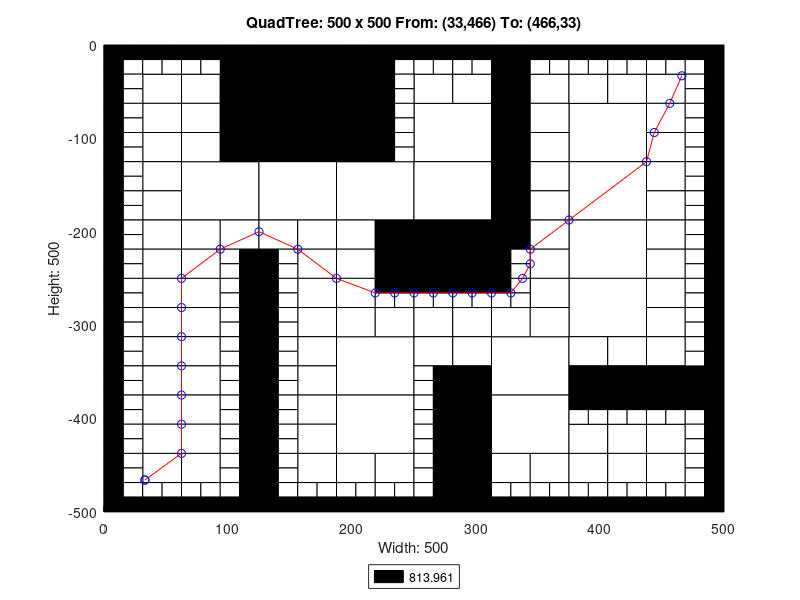

This figure's MATLAB source:
axis([0 500 -500 0]);
title('QuadTree: 500 x 500 From: (33,466) To: (466,33)');
xlabel('Width: 500');
ylabel('Height: 500');
rectangle('Position',[125 -62.5 62.5 62.5], 'FaceColor',[0 0 0]);
rectangle('Position',[125 -125 62.5 62.5], 'FaceColor',[0 0 0]);
rectangle('Position',[62.5 -187.5 62.5 62.5], 'FaceColor',[1 1 1]);
rectangle('Position',[125 -187.5 62.5 62.5], 'FaceColor',[1 1 1]);
rectangle('Position',[187.5 -187.5 62.5 62.5], 'FaceColor',[1 1 1]);
rectangle('Position',[250 -125 62.5 62.5], 'FaceColor',[1 1 1]);
rectangle('Position',[375 -125 62.5 62.5], 'FaceColor',[1 1 1]);
rectangle('Position',[250 -187.5 62.5 62.5], 'FaceColor',[1 1 1]);
rectangle('Position',[250 -250 62.5 62.5], 'FaceColor',[0 0 0]);
rectangle('Position',[375 -187.5 62.5 62.5], 'FaceColor',[1 1 1]);
rectangle('Position',[375 -250 62.5 62.5], 'FaceColor',[1 1 1]);
rectangle('Position',[187.5 -375 62.5 62.5], 'FaceColor',[1 1 1]);
rectangle('Position',[187.5 -437.5 62.5 62.5], 'FaceColor',[1 1 1]);
rectangle('Position',[312.5 -375 62.5 62.5], 'FaceColor',[1 1 1]);
rectangle('Position',[375 -312.5 62.5 62.5], 'FaceColor',[1 1 1]);
rectangle('Position',[312.5 -437.5 62.5 62.5], 'FaceColor',[1 1 1]);
rectangle('Position',[31.25 -62.5 31.25 31.25], 'FaceColor',[1 1 1]);
rectangle('Position',[93.75 -31.25 31.25 31.25], 'FaceColor',[0 0 0]);
rectangle('Position',[62.5 -62.5 31.25 31.25], 'FaceColor',[1 1 1]);
rectangle('Position',[93.75 -62.5 31.25 31.25], 'FaceColor',[0 0 0]);
rectangle('Position',[31.25 -93.75 31.25 31.25], 'FaceColor',[1 1 1]);
rectangle('Position',[31.25 -125 31.25 31.25], 'FaceColor',[1 1 1]);
rectangle('Position',[62.5 -93.75 31.25 31.25], 'FaceColor',[1 1 1]);
rectangle('Position',[93.75 -93.75 31.25 31.25], 'FaceColor',[0 0 0]);
rectangle('Position',[62.5 -125 31.25 31.25], 'FaceColor',[1 1 1]);
rectangle('Position',[93.75 -125 31.25 31.25], 'FaceColor',[0 0 0]);
rectangle('Position',[187.5 -31.25 31.25 31.25], 'FaceColor',[0 0 0]);
rectangle('Position',[187.5 -62.5 31.25 31.25], 'FaceColor',[0 0 0]);
rectangle('Position',[187.5 -93.75 31.25 31.25], 'FaceColor',[0 0 0]);
rectangle('Position',[187.5 -125 31.25 31.25], 'FaceColor',[0 0 0]);
rectangle('Position',[31.25 -156.25 31.25 31.25], 'FaceColor',[1 1 1]);
rectangle('Position',[31.25 -187.5 31.25 31.25], 'FaceColor',[1 1 1]);
rectangle('Position',[31.25 -218.75 31.25 31.25], 'FaceColor',[1 1 1]);
rectangle('Position',[31.25 -250 31.25 31.25], 'FaceColor',[1 1 1]);
rectangle('Position',[62.5 -218.75 31.25 31.25], 'FaceColor',[1 1 1]);
rectangle('Position',[93.75 -218.75 31.25 31.25], 'FaceColor',[1 1 1]);
rectangle('Position',[62.5 -250 31.25 31.25], 'FaceColor',[1 1 1]);
rectangle('Position',[125 -218.75 31.25 31.25], 'FaceColor',[1 1 1]);
rectangle('Position',[156.25 -218.75 31.25 31.25], 'FaceColor',[1 1 1]);
rectangle('Position',[156.25 -250 31.25 31.25], 'FaceColor',[1 1 1]);
rectangle('Position',[187.5 -218.75 31.25 31.25], 'FaceColor',[1 1 1]);
rectangle('Position',[218.75 -218.75 31.25 31.25], 'FaceColor',[0 0 0]);
rectangle('Position',[187.5 -250 31.25 31.25], 'FaceColor',[1 1 1]);
rectangle('Position',[218.75 -250 31.25 31.25], 'FaceColor',[0 0 0]);
rectangle('Position',[250 -62.5 31.25 31.25], 'FaceColor',[1 1 1]);
rectangle('Position',[281.25 -62.5 31.25 31.25], 'FaceColor',[1 1 1]);
rectangle('Position',[312.5 -31.25 31.25 31.25], 'FaceColor',[0 0 0]);
rectangle('Position',[312.5 -62.5 31.25 31.25], 'FaceColor',[0 0 0]);
rectangle('Position',[343.75 -62.5 31.25 31.25], 'FaceColor',[1 1 1]);
rectangle('Position',[312.5 -93.75 31.25 31.25], 'FaceColor',[0 0 0]);
rectangle('Position',[343.75 -93.75 31.25 31.25], 'FaceColor',[1 1 1]);
rectangle('Position',[312.5 -125 31.25 31.25], 'FaceColor',[0 0 0]);
rectangle('Position',[343.75 -125 31.25 31.25], 'FaceColor',[1 1 1]);
rectangle('Position',[375 -62.5 31.25 31.25], 'FaceColor',[1 1 1]);
rectangle('Position',[406.25 -62.5 31.25 31.25], 'FaceColor',[1 1 1]);
rectangle('Position',[437.5 -62.5 31.25 31.25], 'FaceColor',[1 1 1]);
rectangle('Position',[437.5 -93.75 31.25 31.25], 'FaceColor',[1 1 1]);
rectangle('Position',[437.5 -125 31.25 31.25], 'FaceColor',[1 1 1]);
rectangle('Position',[312.5 -156.25 31.25 31.25], 'FaceColor',[0 0 0]);
rectangle('Position',[343.75 -156.25 31.25 31.25], 'FaceColor',[1 1 1]);
rectangle('Position',[312.5 -187.5 31.25 31.25], 'FaceColor',[0 0 0]);
rectangle('Position',[343.75 -187.5 31.25 31.25], 'FaceColor',[1 1 1]);
rectangle('Position',[312.5 -218.75 31.25 31.25], 'FaceColor',[0 0 0]);
rectangle('Position',[343.75 -218.75 31.25 31.25], 'FaceColor',[1 1 1]);
rectangle('Position',[343.75 -250 31.25 31.25], 'FaceColor',[1 1 1]);
rectangle('Position',[437.5 -156.25 31.25 31.25], 'FaceColor',[1 1 1]);
rectangle('Position',[437.5 -187.5 31.25 31.25], 'FaceColor',[1 1 1]);
rectangle('Position',[437.5 -218.75 31.25 31.25], 'FaceColor',[1 1 1]);
rectangle('Position',[437.5 -250 31.25 31.25], 'FaceColor',[1 1 1]);
rectangle('Position',[31.25 -281.25 31.25 31.25], 'FaceColor',[1 1 1]);
rectangle('Position',[31.25 -312.5 31.25 31.25], 'FaceColor',[1 1 1]);
rectangle('Position',[62.5 -281.25 31.25 31.25], 'FaceColor',[1 1 1]);
rectangle('Position',[62.5 -312.5 31.25 31.25], 'FaceColor',[1 1 1]);
rectangle('Position',[31.25 -343.75 31.25 31.25], 'FaceColor',[1 1 1]);
rectangle('Position',[31.25 -375 31.25 31.25], 'FaceColor',[1 1 1]);
rectangle('Position',[62.5 -343.75 31.25 31.25], 'FaceColor',[1 1 1]);
rectangle('Position',[62.5 -375 31.25 31.25], 'FaceColor',[1 1 1]);
rectangle('Position',[156.25 -281.25 31.25 31.25], 'FaceColor',[1 1 1]);
rectangle('Position',[156.25 -312.5 31.25 31.25], 'FaceColor',[1 1 1]);
rectangle('Position',[187.5 -281.25 31.25 31.25], 'FaceColor',[1 1 1]);
rectangle('Position',[187.5 -312.5 31.25 31.25], 'FaceColor',[1 1 1]);
rectangle('Position',[218.75 -312.5 31.25 31.25], 'FaceColor',[1 1 1]);
rectangle('Position',[156.25 -343.75 31.25 31.25], 'FaceColor',[1 1 1]);
rectangle('Position',[156.25 -375 31.25 31.25], 'FaceColor',[1 1 1]);
rectangle('Position',[31.25 -406.25 31.25 31.25], 'FaceColor',[1 1 1]);
rectangle('Position',[31.25 -437.5 31.25 31.25], 'FaceColor',[1 1 1]);
rectangle('Position',[62.5 -406.25 31.25 31.25], 'FaceColor',[1 1 1]);
rectangle('Position',[62.5 -437.5 31.25 31.25], 'FaceColor',[1 1 1]);
rectangle('Position',[31.25 -468.75 31.25 31.25], 'FaceColor',[1 1 1]);
rectangle('Position',[62.5 -468.75 31.25 31.25], 'FaceColor',[1 1 1]);
rectangle('Position',[156.25 -406.25 31.25 31.25], 'FaceColor',[1 1 1]);
rectangle('Position',[156.25 -437.5 31.25 31.25], 'FaceColor',[1 1 1]);
rectangle('Position',[156.25 -468.75 31.25 31.25], 'FaceColor',[1 1 1]);
rectangle('Position',[187.5 -468.75 31.25 31.25], 'FaceColor',[1 1 1]);
rectangle('Position',[218.75 -468.75 31.25 31.25], 'FaceColor',[1 1 1]);
rectangle('Position',[250 -312.5 31.25 31.25], 'FaceColor',[1 1 1]);
rectangle('Position',[281.25 -312.5 31.25 31.25], 'FaceColor',[1 1 1]);
rectangle('Position',[343.75 -281.25 31.25 31.25], 'FaceColor',[1 1 1]);
rectangle('Position',[312.5 -312.5 31.25 31.25], 'FaceColor',[1 1 1]);
rectangle('Position',[343.75 -312.5 31.25 31.25], 'FaceColor',[1 1 1]);
rectangle('Position',[250 -343.75 31.25 31.25], 'FaceColor',[1 1 1]);
rectangle('Position',[281.25 -343.75 31.25 31.25], 'FaceColor',[1 1 1]);
rectangle('Position',[281.25 -375 31.25 31.25], 'FaceColor',[0 0 0]);
rectangle('Position',[437.5 -281.25 31.25 31.25], 'FaceColor',[1 1 1]);
rectangle('Position',[437.5 -312.5 31.25 31.25], 'FaceColor',[1 1 1]);
rectangle('Position',[375 -343.75 31.25 31.25], 'FaceColor',[1 1 1]);
rectangle('Position',[406.25 -343.75 31.25 31.25], 'FaceColor',[1 1 1]);
rectangle('Position',[375 -375 31.25 31.25], 'FaceColor',[0 0 0]);
rectangle('Position',[406.25 -375 31.25 31.25], 'FaceColor',[0 0 0]);
rectangle('Position',[437.5 -343.75 31.25 31.25], 'FaceColor',[1 1 1]);
rectangle('Position',[437.5 -375 31.25 31.25], 'FaceColor',[0 0 0]);
rectangle('Position',[468.75 -375 31.25 31.25], 'FaceColor',[0 0 0]);
rectangle('Position',[281.25 -406.25 31.25 31.25], 'FaceColor',[0 0 0]);
rectangle('Position',[281.25 -437.5 31.25 31.25], 'FaceColor',[0 0 0]);
rectangle('Position',[281.25 -468.75 31.25 31.25], 'FaceColor',[0 0 0]);
rectangle('Position',[281.25 -500 31.25 31.25], 'FaceColor',[0 0 0]);
rectangle('Position',[312.5 -468.75 31.25 31.25], 'FaceColor',[1 1 1]);
rectangle('Position',[343.75 -468.75 31.25 31.25], 'FaceColor',[1 1 1]);
rectangle('Position',[375 -437.5 31.25 31.25], 'FaceColor',[1 1 1]);
rectangle('Position',[406.25 -437.5 31.25 31.25], 'FaceColor',[1 1 1]);
rectangle('Position',[437.5 -437.5 31.25 31.25], 'FaceColor',[1 1 1]);
rectangle('Position',[375 -468.75 31.25 31.25], 'FaceColor',[1 1 1]);
rectangle('Position',[406.25 -468.75 31.25 31.25], 'FaceColor',[1 1 1]);
rectangle('Position',[437.5 -468.75 31.25 31.25], 'FaceColor',[1 1 1]);
rectangle('Position',[0 -15.625 15.625 15.625], 'FaceColor',[0 0 0]);
rectangle('Position',[15.625 -15.625 15.625 15.625], 'FaceColor',[0 0 0]);
rectangle('Position',[0 -31.25 15.625 15.625], 'FaceColor',[0 0 0]);
rectangle('Position',[15.625 -31.25 15.625 15.625], 'FaceColor',[1 1 1]);
rectangle('Position',[31.25 -15.625 15.625 15.625], 'FaceColor',[0 0 0]);
rectangle('Position',[46.875 -15.625 15.625 15.625], 'FaceColor',[0 0 0]);
rectangle('Position',[31.25 -31.25 15.625 15.625], 'FaceColor',[1 1 1]);
rectangle('Position',[46.875 -31.25 15.625 15.625], 'FaceColor',[1 1 1]);
rectangle('Position',[0 -46.875 15.625 15.625], 'FaceColor',[0 0 0]);
rectangle('Position',[15.625 -46.875 15.625 15.625], 'FaceColor',[1 1 1]);
rectangle('Position',[0 -62.5 15.625 15.625], 'FaceColor',[0 0 0]);
rectangle('Position',[15.625 -62.5 15.625 15.625], 'FaceColor',[1 1 1]);
rectangle('Position',[62.5 -15.625 15.625 15.625], 'FaceColor',[0 0 0]);
rectangle('Position',[78.125 -15.625 15.625 15.625], 'FaceColor',[0 0 0]);
rectangle('Position',[62.5 -31.25 15.625 15.625], 'FaceColor',[1 1 1]);
rectangle('Position',[78.125 -31.25 15.625 15.625], 'FaceColor',[1 1 1]);
rectangle('Position',[0 -78.125 15.625 15.625], 'FaceColor',[0 0 0]);
rectangle('Position',[15.625 -78.125 15.625 15.625], 'FaceColor',[1 1 1]);
rectangle('Position',[0 -93.75 15.625 15.625], 'FaceColor',[0 0 0]);
rectangle('Position',[15.625 -93.75 15.625 15.625], 'FaceColor',[1 1 1]);
rectangle('Position',[0 -109.375 15.625 15.625], 'FaceColor',[0 0 0]);
rectangle('Position',[15.625 -109.375 15.625 15.625], 'FaceColor',[1 1 1]);
rectangle('Position',[0 -125 15.625 15.625], 'FaceColor',[0 0 0]);
rectangle('Position',[15.625 -125 15.625 15.625], 'FaceColor',[1 1 1]);
rectangle('Position',[218.75 -15.625 15.625 15.625], 'FaceColor',[0 0 0]);
rectangle('Position',[234.375 -15.625 15.625 15.625], 'FaceColor',[0 0 0]);
rectangle('Position',[218.75 -31.25 15.625 15.625], 'FaceColor',[0 0 0]);
rectangle('Position',[234.375 -31.25 15.625 15.625], 'FaceColor',[1 1 1]);
rectangle('Position',[218.75 -46.875 15.625 15.625], 'FaceColor',[0 0 0]);
rectangle('Position',[234.375 -46.875 15.625 15.625], 'FaceColor',[1 1 1]);
rectangle('Position',[218.75 -62.5 15.625 15.625], 'FaceColor',[0 0 0]);
rectangle('Position',[234.375 -62.5 15.625 15.625], 'FaceColor',[1 1 1]);
rectangle('Position',[218.75 -78.125 15.625 15.625], 'FaceColor',[0 0 0]);
rectangle('Position',[234.375 -78.125 15.625 15.625], 'FaceColor',[1 1 1]);
rectangle('Position',[218.75 -93.75 15.625 15.625], 'FaceColor',[0 0 0]);
rectangle('Position',[234.375 -93.75 15.625 15.625], 'FaceColor',[1 1 1]);
rectangle('Position',[218.75 -109.375 15.625 15.625], 'FaceColor',[0 0 0]);
rectangle('Position',[234.375 -109.375 15.625 15.625], 'FaceColor',[1 1 1]);
rectangle('Position',[218.75 -125 15.625 15.625], 'FaceColor',[0 0 0]);
rectangle('Position',[234.375 -125 15.625 15.625], 'FaceColor',[1 1 1]);
rectangle('Position',[0 -140.625 15.625 15.625], 'FaceColor',[0 0 0]);
rectangle('Position',[15.625 -140.625 15.625 15.625], 'FaceColor',[1 1 1]);
rectangle('Position',[0 -156.25 15.625 15.625], 'FaceColor',[0 0 0]);
rectangle('Position',[15.625 -156.25 15.625 15.625], 'FaceColor',[1 1 1]);
rectangle('Position',[0 -171.875 15.625 15.625], 'FaceColor',[0 0 0]);
rectangle('Position',[15.625 -171.875 15.625 15.625], 'FaceColor',[1 1 1]);
rectangle('Position',[0 -187.5 15.625 15.625], 'FaceColor',[0 0 0]);
rectangle('Position',[15.625 -187.5 15.625 15.625], 'FaceColor',[1 1 1]);
rectangle('Position',[0 -203.125 15.625 15.625], 'FaceColor',[0 0 0]);
rectangle('Position',[15.625 -203.125 15.625 15.625], 'FaceColor',[1 1 1]);
rectangle('Position',[0 -218.75 15.625 15.625], 'FaceColor',[0 0 0]);
rectangle('Position',[15.625 -218.75 15.625 15.625], 'FaceColor',[1 1 1]);
rectangle('Position',[0 -234.375 15.625 15.625], 'FaceColor',[0 0 0]);
rectangle('Position',[15.625 -234.375 15.625 15.625], 'FaceColor',[1 1 1]);
rectangle('Position',[0 -250 15.625 15.625], 'FaceColor',[0 0 0]);
rectangle('Position',[15.625 -250 15.625 15.625], 'FaceColor',[1 1 1]);
rectangle('Position',[93.75 -234.375 15.625 15.625], 'FaceColor',[1 1 1]);
rectangle('Position',[109.375 -234.375 15.625 15.625], 'FaceColor',[0 0 0]);
rectangle('Position',[93.75 -250 15.625 15.625], 'FaceColor',[1 1 1]);
rectangle('Position',[109.375 -250 15.625 15.625], 'FaceColor',[0 0 0]);
rectangle('Position',[125 -234.375 15.625 15.625], 'FaceColor',[0 0 0]);
rectangle('Position',[140.625 -234.375 15.625 15.625], 'FaceColor',[1 1 1]);
rectangle('Position',[125 -250 15.625 15.625], 'FaceColor',[0 0 0]);
rectangle('Position',[140.625 -250 15.625 15.625], 'FaceColor',[1 1 1]);
rectangle('Position',[250 -15.625 15.625 15.625], 'FaceColor',[0 0 0]);
rectangle('Position',[265.625 -15.625 15.625 15.625], 'FaceColor',[0 0 0]);
rectangle('Position',[250 -31.25 15.625 15.625], 'FaceColor',[1 1 1]);
rectangle('Position',[265.625 -31.25 15.625 15.625], 'FaceColor',[1 1 1]);
rectangle('Position',[281.25 -15.625 15.625 15.625], 'FaceColor',[0 0 0]);
rectangle('Position',[296.875 -15.625 15.625 15.625], 'FaceColor',[0 0 0]);
rectangle('Position',[281.25 -31.25 15.625 15.625], 'FaceColor',[1 1 1]);
rectangle('Position',[296.875 -31.25 15.625 15.625], 'FaceColor',[1 1 1]);
rectangle('Position',[343.75 -15.625 15.625 15.625], 'FaceColor',[0 0 0]);
rectangle('Position',[359.375 -15.625 15.625 15.625], 'FaceColor',[0 0 0]);
rectangle('Position',[343.75 -31.25 15.625 15.625], 'FaceColor',[1 1 1]);
rectangle('Position',[359.375 -31.25 15.625 15.625], 'FaceColor',[1 1 1]);
rectangle('Position',[375 -15.625 15.625 15.625], 'FaceColor',[0 0 0]);
rectangle('Position',[390.625 -15.625 15.625 15.625], 'FaceColor',[0 0 0]);
rectangle('Position',[375 -31.25 15.625 15.625], 'FaceColor',[1 1 1]);
rectangle('Position',[390.625 -31.25 15.625 15.625], 'FaceColor',[1 1 1]);
rectangle('Position',[406.25 -15.625 15.625 15.625], 'FaceColor',[0 0 0]);
rectangle('Position',[421.875 -15.625 15.625 15.625], 'FaceColor',[0 0 0]);
rectangle('Position',[406.25 -31.25 15.625 15.625], 'FaceColor',[1 1 1]);
rectangle('Position',[421.875 -31.25 15.625 15.625], 'FaceColor',[1 1 1]);
rectangle('Position',[437.5 -15.625 15.625 15.625], 'FaceColor',[0 0 0]);
rectangle('Position',[453.125 -15.625 15.625 15.625], 'FaceColor',[0 0 0]);
rectangle('Position',[437.5 -31.25 15.625 15.625], 'FaceColor',[1 1 1]);
rectangle('Position',[453.125 -31.25 15.625 15.625], 'FaceColor',[1 1 1]);
rectangle('Position',[468.75 -15.625 15.625 15.625], 'FaceColor',[0 0 0]);
rectangle('Position',[484.375 -15.625 15.625 15.625], 'FaceColor',[0 0 0]);
rectangle('Position',[468.75 -31.25 15.625 15.625], 'FaceColor',[1 1 1]);
rectangle('Position',[484.375 -31.25 15.625 15.625], 'FaceColor',[0 0 0]);
rectangle('Position',[468.75 -46.875 15.625 15.625], 'FaceColor',[1 1 1]);
rectangle('Position',[484.375 -46.875 15.625 15.625], 'FaceColor',[0 0 0]);
rectangle('Position',[468.75 -62.5 15.625 15.625], 'FaceColor',[1 1 1]);
rectangle('Position',[484.375 -62.5 15.625 15.625], 'FaceColor',[0 0 0]);
rectangle('Position',[468.75 -78.125 15.625 15.625], 'FaceColor',[1 1 1]);
rectangle('Position',[484.375 -78.125 15.625 15.625], 'FaceColor',[0 0 0]);
rectangle('Position',[468.75 -93.75 15.625 15.625], 'FaceColor',[1 1 1]);
rectangle('Position',[484.375 -93.75 15.625 15.625], 'FaceColor',[0 0 0]);
rectangle('Position',[468.75 -109.375 15.625 15.625], 'FaceColor',[1 1 1]);
rectangle('Position',[484.375 -109.375 15.625 15.625], 'FaceColor',[0 0 0]);
rectangle('Position',[468.75 -125 15.625 15.625], 'FaceColor',[1 1 1]);
rectangle('Position',[484.375 -125 15.625 15.625], 'FaceColor',[0 0 0]);
rectangle('Position',[312.5 -234.375 15.625 15.625], 'FaceColor',[0 0 0]);
rectangle('Position',[328.125 -234.375 15.625 15.625], 'FaceColor',[1 1 1]);
rectangle('Position',[312.5 -250 15.625 15.625], 'FaceColor',[0 0 0]);
rectangle('Position',[328.125 -250 15.625 15.625], 'FaceColor',[1 1 1]);
rectangle('Position',[468.75 -140.625 15.625 15.625], 'FaceColor',[1 1 1]);
rectangle('Position',[484.375 -140.625 15.625 15.625], 'FaceColor',[0 0 0]);
rectangle('Position',[468.75 -156.25 15.625 15.625], 'FaceColor',[1 1 1]);
rectangle('Position',[484.375 -156.25 15.625 15.625], 'FaceColor',[0 0 0]);
rectangle('Position',[468.75 -171.875 15.625 15.625], 'FaceColor',[1 1 1]);
rectangle('Position',[484.375 -171.875 15.625 15.625], 'FaceColor',[0 0 0]);
rectangle('Position',[468.75 -187.5 15.625 15.625], 'FaceColor',[1 1 1]);
rectangle('Position',[484.375 -187.5 15.625 15.625], 'FaceColor',[0 0 0]);
rectangle('Position',[468.75 -203.125 15.625 15.625], 'FaceColor',[1 1 1]);
rectangle('Position',[484.375 -203.125 15.625 15.625], 'FaceColor',[0 0 0]);
rectangle('Position',[468.75 -218.75 15.625 15.625], 'FaceColor',[1 1 1]);
rectangle('Position',[484.375 -218.75 15.625 15.625], 'FaceColor',[0 0 0]);
rectangle('Position',[468.75 -234.375 15.625 15.625], 'FaceColor',[1 1 1]);
rectangle('Position',[484.375 -234.375 15.625 15.625], 'FaceColor',[0 0 0]);
rectangle('Position',[468.75 -250 15.625 15.625], 'FaceColor',[1 1 1]);
rectangle('Position',[484.375 -250 15.625 15.625], 'FaceColor',[0 0 0]);
rectangle('Position',[0 -265.625 15.625 15.625], 'FaceColor',[0 0 0]);
rectangle('Position',[15.625 -265.625 15.625 15.625], 'FaceColor',[1 1 1]);
rectangle('Position',[0 -281.25 15.625 15.625], 'FaceColor',[0 0 0]);
rectangle('Position',[15.625 -281.25 15.625 15.625], 'FaceColor',[1 1 1]);
rectangle('Position',[0 -296.875 15.625 15.625], 'FaceColor',[0 0 0]);
rectangle('Position',[15.625 -296.875 15.625 15.625], 'FaceColor',[1 1 1]);
rectangle('Position',[0 -312.5 15.625 15.625], 'FaceColor',[0 0 0]);
rectangle('Position',[15.625 -312.5 15.625 15.625], 'FaceColor',[1 1 1]);
rectangle('Position',[93.75 -265.625 15.625 15.625], 'FaceColor',[1 1 1]);
rectangle('Position',[109.375 -265.625 15.625 15.625], 'FaceColor',[0 0 0]);
rectangle('Position',[93.75 -281.25 15.625 15.625], 'FaceColor',[1 1 1]);
rectangle('Position',[109.375 -281.25 15.625 15.625], 'FaceColor',[0 0 0]);
rectangle('Position',[93.75 -296.875 15.625 15.625], 'FaceColor',[1 1 1]);
rectangle('Position',[109.375 -296.875 15.625 15.625], 'FaceColor',[0 0 0]);
rectangle('Position',[93.75 -312.5 15.625 15.625], 'FaceColor',[1 1 1]);
rectangle('Position',[109.375 -312.5 15.625 15.625], 'FaceColor',[0 0 0]);
rectangle('Position',[0 -328.125 15.625 15.625], 'FaceColor',[0 0 0]);
rectangle('Position',[15.625 -328.125 15.625 15.625], 'FaceColor',[1 1 1]);
rectangle('Position',[0 -343.75 15.625 15.625], 'FaceColor',[0 0 0]);
rectangle('Position',[15.625 -343.75 15.625 15.625], 'FaceColor',[1 1 1]);
rectangle('Position',[0 -359.375 15.625 15.625], 'FaceColor',[0 0 0]);
rectangle('Position',[15.625 -359.375 15.625 15.625], 'FaceColor',[1 1 1]);
rectangle('Position',[0 -375 15.625 15.625], 'FaceColor',[0 0 0]);
rectangle('Position',[15.625 -375 15.625 15.625], 'FaceColor',[1 1 1]);
rectangle('Position',[93.75 -328.125 15.625 15.625], 'FaceColor',[1 1 1]);
rectangle('Position',[109.375 -328.125 15.625 15.625], 'FaceColor',[0 0 0]);
rectangle('Position',[93.75 -343.75 15.625 15.625], 'FaceColor',[1 1 1]);
rectangle('Position',[109.375 -343.75 15.625 15.625], 'FaceColor',[0 0 0]);
rectangle('Position',[93.75 -359.375 15.625 15.625], 'FaceColor',[1 1 1]);
rectangle('Position',[109.375 -359.375 15.625 15.625], 'FaceColor',[0 0 0]);
rectangle('Position',[93.75 -375 15.625 15.625], 'FaceColor',[1 1 1]);
rectangle('Position',[109.375 -375 15.625 15.625], 'FaceColor',[0 0 0]);
rectangle('Position',[125 -265.625 15.625 15.625], 'FaceColor',[0 0 0]);
rectangle('Position',[140.625 -265.625 15.625 15.625], 'FaceColor',[1 1 1]);
rectangle('Position',[125 -281.25 15.625 15.625], 'FaceColor',[0 0 0]);
rectangle('Position',[140.625 -281.25 15.625 15.625], 'FaceColor',[1 1 1]);
rectangle('Position',[125 -296.875 15.625 15.625], 'FaceColor',[0 0 0]);
rectangle('Position',[140.625 -296.875 15.625 15.625], 'FaceColor',[1 1 1]);
rectangle('Position',[125 -312.5 15.625 15.625], 'FaceColor',[0 0 0]);
rectangle('Position',[140.625 -312.5 15.625 15.625], 'FaceColor',[1 1 1]);
rectangle('Position',[218.75 -265.625 15.625 15.625], 'FaceColor',[0 0 0]);
rectangle('Position',[234.375 -265.625 15.625 15.625], 'FaceColor',[0 0 0]);
rectangle('Position',[218.75 -281.25 15.625 15.625], 'FaceColor',[1 1 1]);
rectangle('Position',[234.375 -281.25 15.625 15.625], 'FaceColor',[1 1 1]);
rectangle('Position',[125 -328.125 15.625 15.625], 'FaceColor',[0 0 0]);
rectangle('Position',[140.625 -328.125 15.625 15.625], 'FaceColor',[1 1 1]);
rectangle('Position',[125 -343.75 15.625 15.625], 'FaceColor',[0 0 0]);
rectangle('Position',[140.625 -343.75 15.625 15.625], 'FaceColor',[1 1 1]);
rectangle('Position',[125 -359.375 15.625 15.625], 'FaceColor',[0 0 0]);
rectangle('Position',[140.625 -359.375 15.625 15.625], 'FaceColor',[1 1 1]);
rectangle('Position',[125 -375 15.625 15.625], 'FaceColor',[0 0 0]);
rectangle('Position',[140.625 -375 15.625 15.625], 'FaceColor',[1 1 1]);
rectangle('Position',[0 -390.625 15.625 15.625], 'FaceColor',[0 0 0]);
rectangle('Position',[15.625 -390.625 15.625 15.625], 'FaceColor',[1 1 1]);
rectangle('Position',[0 -406.25 15.625 15.625], 'FaceColor',[0 0 0]);
rectangle('Position',[15.625 -406.25 15.625 15.625], 'FaceColor',[1 1 1]);
rectangle('Position',[0 -421.875 15.625 15.625], 'FaceColor',[0 0 0]);
rectangle('Position',[15.625 -421.875 15.625 15.625], 'FaceColor',[1 1 1]);
rectangle('Position',[0 -437.5 15.625 15.625], 'FaceColor',[0 0 0]);
rectangle('Position',[15.625 -437.5 15.625 15.625], 'FaceColor',[1 1 1]);
rectangle('Position',[93.75 -390.625 15.625 15.625], 'FaceColor',[1 1 1]);
rectangle('Position',[109.375 -390.625 15.625 15.625], 'FaceColor',[0 0 0]);
rectangle('Position',[93.75 -406.25 15.625 15.625], 'FaceColor',[1 1 1]);
rectangle('Position',[109.375 -406.25 15.625 15.625], 'FaceColor',[0 0 0]);
rectangle('Position',[93.75 -421.875 15.625 15.625], 'FaceColor',[1 1 1]);
rectangle('Position',[109.375 -421.875 15.625 15.625], 'FaceColor',[0 0 0]);
rectangle('Position',[93.75 -437.5 15.625 15.625], 'FaceColor',[1 1 1]);
rectangle('Position',[109.375 -437.5 15.625 15.625], 'FaceColor',[0 0 0]);
rectangle('Position',[0 -453.125 15.625 15.625], 'FaceColor',[0 0 0]);
rectangle('Position',[15.625 -453.125 15.625 15.625], 'FaceColor',[1 1 1]);
rectangle('Position',[0 -468.75 15.625 15.625], 'FaceColor',[0 0 0]);
rectangle('Position',[15.625 -468.75 15.625 15.625], 'FaceColor',[1 1 1]);
rectangle('Position',[0 -484.375 15.625 15.625], 'FaceColor',[0 0 0]);
rectangle('Position',[15.625 -484.375 15.625 15.625], 'FaceColor',[1 1 1]);
rectangle('Position',[0 -500 15.625 15.625], 'FaceColor',[0 0 0]);
rectangle('Position',[15.625 -500 15.625 15.625], 'FaceColor',[0 0 0]);
rectangle('Position',[31.25 -484.375 15.625 15.625], 'FaceColor',[1 1 1]);
rectangle('Position',[46.875 -484.375 15.625 15.625], 'FaceColor',[1 1 1]);
rectangle('Position',[31.25 -500 15.625 15.625], 'FaceColor',[0 0 0]);
rectangle('Position',[46.875 -500 15.625 15.625], 'FaceColor',[0 0 0]);
rectangle('Position',[93.75 -453.125 15.625 15.625], 'FaceColor',[1 1 1]);
rectangle('Position',[109.375 -453.125 15.625 15.625], 'FaceColor',[0 0 0]);
rectangle('Position',[93.75 -468.75 15.625 15.625], 'FaceColor',[1 1 1]);
rectangle('Position',[109.375 -468.75 15.625 15.625], 'FaceColor',[0 0 0]);
rectangle('Position',[62.5 -484.375 15.625 15.625], 'FaceColor',[1 1 1]);
rectangle('Position',[78.125 -484.375 15.625 15.625], 'FaceColor',[1 1 1]);
rectangle('Position',[62.5 -500 15.625 15.625], 'FaceColor',[0 0 0]);
rectangle('Position',[78.125 -500 15.625 15.625], 'FaceColor',[0 0 0]);
rectangle('Position',[93.75 -484.375 15.625 15.625], 'FaceColor',[1 1 1]);
rectangle('Position',[109.375 -484.375 15.625 15.625], 'FaceColor',[0 0 0]);
rectangle('Position',[93.75 -500 15.625 15.625], 'FaceColor',[0 0 0]);
rectangle('Position',[109.375 -500 15.625 15.625], 'FaceColor',[0 0 0]);
rectangle('Position',[125 -390.625 15.625 15.625], 'FaceColor',[0 0 0]);
rectangle('Position',[140.625 -390.625 15.625 15.625], 'FaceColor',[1 1 1]);
rectangle('Position',[125 -406.25 15.625 15.625], 'FaceColor',[0 0 0]);
rectangle('Position',[140.625 -406.25 15.625 15.625], 'FaceColor',[1 1 1]);
rectangle('Position',[125 -421.875 15.625 15.625], 'FaceColor',[0 0 0]);
rectangle('Position',[140.625 -421.875 15.625 15.625], 'FaceColor',[1 1 1]);
rectangle('Position',[125 -437.5 15.625 15.625], 'FaceColor',[0 0 0]);
rectangle('Position',[140.625 -437.5 15.625 15.625], 'FaceColor',[1 1 1]);
rectangle('Position',[125 -453.125 15.625 15.625], 'FaceColor',[0 0 0]);
rectangle('Position',[140.625 -453.125 15.625 15.625], 'FaceColor',[1 1 1]);
rectangle('Position',[125 -468.75 15.625 15.625], 'FaceColor',[0 0 0]);
rectangle('Position',[140.625 -468.75 15.625 15.625], 'FaceColor',[1 1 1]);
rectangle('Position',[125 -484.375 15.625 15.625], 'FaceColor',[0 0 0]);
rectangle('Position',[140.625 -484.375 15.625 15.625], 'FaceColor',[1 1 1]);
rectangle('Position',[125 -500 15.625 15.625], 'FaceColor',[0 0 0]);
rectangle('Position',[140.625 -500 15.625 15.625], 'FaceColor',[0 0 0]);
rectangle('Position',[156.25 -484.375 15.625 15.625], 'FaceColor',[1 1 1]);
rectangle('Position',[171.875 -484.375 15.625 15.625], 'FaceColor',[1 1 1]);
rectangle('Position',[156.25 -500 15.625 15.625], 'FaceColor',[0 0 0]);
rectangle('Position',[171.875 -500 15.625 15.625], 'FaceColor',[0 0 0]);
rectangle('Position',[187.5 -484.375 15.625 15.625], 'FaceColor',[1 1 1]);
rectangle('Position',[203.125 -484.375 15.625 15.625], 'FaceColor',[1 1 1]);
rectangle('Position',[187.5 -500 15.625 15.625], 'FaceColor',[0 0 0]);
rectangle('Position',[203.125 -500 15.625 15.625], 'FaceColor',[0 0 0]);
rectangle('Position',[218.75 -484.375 15.625 15.625], 'FaceColor',[1 1 1]);
rectangle('Position',[234.375 -484.375 15.625 15.625], 'FaceColor',[1 1 1]);
rectangle('Position',[218.75 -500 15.625 15.625], 'FaceColor',[0 0 0]);
rectangle('Position',[234.375 -500 15.625 15.625], 'FaceColor',[0 0 0]);
rectangle('Position',[250 -265.625 15.625 15.625], 'FaceColor',[0 0 0]);
rectangle('Position',[265.625 -265.625 15.625 15.625], 'FaceColor',[0 0 0]);
rectangle('Position',[250 -281.25 15.625 15.625], 'FaceColor',[1 1 1]);
rectangle('Position',[265.625 -281.25 15.625 15.625], 'FaceColor',[1 1 1]);
rectangle('Position',[281.25 -265.625 15.625 15.625], 'FaceColor',[0 0 0]);
rectangle('Position',[296.875 -265.625 15.625 15.625], 'FaceColor',[0 0 0]);
rectangle('Position',[281.25 -281.25 15.625 15.625], 'FaceColor',[1 1 1]);
rectangle('Position',[296.875 -281.25 15.625 15.625], 'FaceColor',[1 1 1]);
rectangle('Position',[312.5 -265.625 15.625 15.625], 'FaceColor',[0 0 0]);
rectangle('Position',[328.125 -265.625 15.625 15.625], 'FaceColor',[1 1 1]);
rectangle('Position',[312.5 -281.25 15.625 15.625], 'FaceColor',[1 1 1]);
rectangle('Position',[328.125 -281.25 15.625 15.625], 'FaceColor',[1 1 1]);
rectangle('Position',[250 -359.375 15.625 15.625], 'FaceColor',[1 1 1]);
rectangle('Position',[265.625 -359.375 15.625 15.625], 'FaceColor',[0 0 0]);
rectangle('Position',[250 -375 15.625 15.625], 'FaceColor',[1 1 1]);
rectangle('Position',[265.625 -375 15.625 15.625], 'FaceColor',[0 0 0]);
rectangle('Position',[468.75 -265.625 15.625 15.625], 'FaceColor',[1 1 1]);
rectangle('Position',[484.375 -265.625 15.625 15.625], 'FaceColor',[0 0 0]);
rectangle('Position',[468.75 -281.25 15.625 15.625], 'FaceColor',[1 1 1]);
rectangle('Position',[484.375 -281.25 15.625 15.625], 'FaceColor',[0 0 0]);
rectangle('Position',[468.75 -296.875 15.625 15.625], 'FaceColor',[1 1 1]);
rectangle('Position',[484.375 -296.875 15.625 15.625], 'FaceColor',[0 0 0]);
rectangle('Position',[468.75 -312.5 15.625 15.625], 'FaceColor',[1 1 1]);
rectangle('Position',[484.375 -312.5 15.625 15.625], 'FaceColor',[0 0 0]);
rectangle('Position',[468.75 -328.125 15.625 15.625], 'FaceColor',[1 1 1]);
rectangle('Position',[484.375 -328.125 15.625 15.625], 'FaceColor',[0 0 0]);
rectangle('Position',[468.75 -343.75 15.625 15.625], 'FaceColor',[1 1 1]);
rectangle('Position',[484.375 -343.75 15.625 15.625], 'FaceColor',[0 0 0]);
rectangle('Position',[250 -390.625 15.625 15.625], 'FaceColor',[1 1 1]);
rectangle('Position',[265.625 -390.625 15.625 15.625], 'FaceColor',[0 0 0]);
rectangle('Position',[250 -406.25 15.625 15.625], 'FaceColor',[1 1 1]);
rectangle('Position',[265.625 -406.25 15.625 15.625], 'FaceColor',[0 0 0]);
rectangle('Position',[250 -421.875 15.625 15.625], 'FaceColor',[1 1 1]);
rectangle('Position',[265.625 -421.875 15.625 15.625], 'FaceColor',[0 0 0]);
rectangle('Position',[250 -437.5 15.625 15.625], 'FaceColor',[1 1 1]);
rectangle('Position',[265.625 -437.5 15.625 15.625], 'FaceColor',[0 0 0]);
rectangle('Position',[250 -453.125 15.625 15.625], 'FaceColor',[1 1 1]);
rectangle('Position',[265.625 -453.125 15.625 15.625], 'FaceColor',[0 0 0]);
rectangle('Position',[250 -468.75 15.625 15.625], 'FaceColor',[1 1 1]);
rectangle('Position',[265.625 -468.75 15.625 15.625], 'FaceColor',[0 0 0]);
rectangle('Position',[250 -484.375 15.625 15.625], 'FaceColor',[1 1 1]);
rectangle('Position',[265.625 -484.375 15.625 15.625], 'FaceColor',[0 0 0]);
rectangle('Position',[250 -500 15.625 15.625], 'FaceColor',[0 0 0]);
rectangle('Position',[265.625 -500 15.625 15.625], 'FaceColor',[0 0 0]);
rectangle('Position',[312.5 -484.375 15.625 15.625], 'FaceColor',[1 1 1]);
rectangle('Position',[328.125 -484.375 15.625 15.625], 'FaceColor',[1 1 1]);
rectangle('Position',[312.5 -500 15.625 15.625], 'FaceColor',[0 0 0]);
rectangle('Position',[328.125 -500 15.625 15.625], 'FaceColor',[0 0 0]);
rectangle('Position',[343.75 -484.375 15.625 15.625], 'FaceColor',[1 1 1]);
rectangle('Position',[359.375 -484.375 15.625 15.625], 'FaceColor',[1 1 1]);
rectangle('Position',[343.75 -500 15.625 15.625], 'FaceColor',[0 0 0]);
rectangle('Position',[359.375 -500 15.625 15.625], 'FaceColor',[0 0 0]);
rectangle('Position',[375 -390.625 15.625 15.625], 'FaceColor',[0 0 0]);
rectangle('Position',[390.625 -390.625 15.625 15.625], 'FaceColor',[0 0 0]);
rectangle('Position',[375 -406.25 15.625 15.625], 'FaceColor',[1 1 1]);
rectangle('Position',[390.625 -406.25 15.625 15.625], 'FaceColor',[1 1 1]);
rectangle('Position',[406.25 -390.625 15.625 15.625], 'FaceColor',[0 0 0]);
rectangle('Position',[421.875 -390.625 15.625 15.625], 'FaceColor',[0 0 0]);
rectangle('Position',[406.25 -406.25 15.625 15.625], 'FaceColor',[1 1 1]);
rectangle('Position',[421.875 -406.25 15.625 15.625], 'FaceColor',[1 1 1]);
rectangle('Position',[437.5 -390.625 15.625 15.625], 'FaceColor',[0 0 0]);
rectangle('Position',[453.125 -390.625 15.625 15.625], 'FaceColor',[0 0 0]);
rectangle('Position',[437.5 -406.25 15.625 15.625], 'FaceColor',[1 1 1]);
rectangle('Position',[453.125 -406.25 15.625 15.625], 'FaceColor',[1 1 1]);
rectangle('Position',[468.75 -390.625 15.625 15.625], 'FaceColor',[0 0 0]);
rectangle('Position',[484.375 -390.625 15.625 15.625], 'FaceColor',[0 0 0]);
rectangle('Position',[468.75 -406.25 15.625 15.625], 'FaceColor',[1 1 1]);
rectangle('Position',[484.375 -406.25 15.625 15.625], 'FaceColor',[0 0 0]);
rectangle('Position',[468.75 -421.875 15.625 15.625], 'FaceColor',[1 1 1]);
rectangle('Position',[484.375 -421.875 15.625 15.625], 'FaceColor',[0 0 0]);
rectangle('Position',[468.75 -437.5 15.625 15.625], 'FaceColor',[1 1 1]);
rectangle('Position',[484.375 -437.5 15.625 15.625], 'FaceColor',[0 0 0]);
rectangle('Position',[375 -484.375 15.625 15.625], 'FaceColor',[1 1 1]);
rectangle('Position',[390.625 -484.375 15.625 15.625], 'FaceColor',[1 1 1]);
rectangle('Position',[375 -500 15.625 15.625], 'FaceColor',[0 0 0]);
rectangle('Position',[390.625 -500 15.625 15.625], 'FaceColor',[0 0 0]);
rectangle('Position',[406.25 -484.375 15.625 15.625], 'FaceColor',[1 1 1]);
rectangle('Position',[421.875 -484.375 15.625 15.625], 'FaceColor',[1 1 1]);
rectangle('Position',[406.25 -500 15.625 15.625], 'FaceColor',[0 0 0]);
rectangle('Position',[421.875 -500 15.625 15.625], 'FaceColor',[0 0 0]);
rectangle('Position',[468.75 -453.125 15.625 15.625], 'FaceColor',[1 1 1]);
rectangle('Position',[484.375 -453.125 15.625 15.625], 'FaceColor',[0 0 0]);
rectangle('Position',[468.75 -468.75 15.625 15.625], 'FaceColor',[1 1 1]);
rectangle('Position',[484.375 -468.75 15.625 15.625], 'FaceColor',[0 0 0]);
rectangle('Position',[437.5 -484.375 15.625 15.625], 'FaceColor',[1 1 1]);
rectangle('Position',[453.125 -484.375 15.625 15.625], 'FaceColor',[1 1 1]);
rectangle('Position',[437.5 -500 15.625 15.625], 'FaceColor',[0 0 0]);
rectangle('Position',[453.125 -500 15.625 15.625], 'FaceColor',[0 0 0]);
rectangle('Position',[468.75 -484.375 15.625 15.625], 'FaceColor',[1 1 1]);
rectangle('Position',[484.375 -484.375 15.625 15.625], 'FaceColor',[0 0 0]);
rectangle('Position',[468.75 -500 15.625 15.625], 'FaceColor',[0 0 0]);
rectangle('Position',[484.375 -500 15.625 15.625], 'FaceColor',[0 0 0]);
X=[466,456.25,443.75,437.5,375,343.75,343.75,337.5,328.125,312.5,296.875,281.25,265.625,250,234.375,218.75,187.5,156.25,125,93.75,62.5,62.5,62.5,62.5,62.5,62.5,62.5,33,33];
Y=[-33,-62.5,-93.75,-125,-187.5,-218.75,-234.375,-250,-265.625,-265.625,-265.625,-265.625,-265.625,-265.625,-265.625,-265.625,-250,-218.75,-200,-218.75,-250,-281.25,-312.5,-343.75,-375,-406.25,-437.5,-466,-466];
hold on;
plot(X,Y,'r');
plot(X,Y,'bo');
legend('813.961','Location','southoutside');
